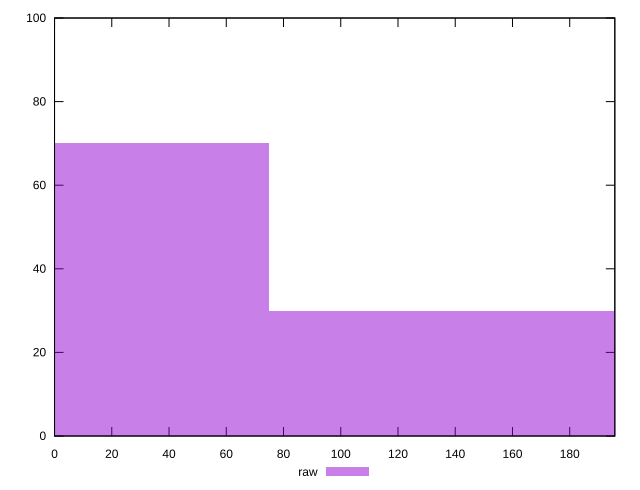

Here is the gnuplot script that generated this plot:
reset

$raw <<EOF
149.66221057835736 30
0 70
EOF

set key outside below
set boxwidth 149.66221057835736
set xrange [0:195.75699996948242]
set yrange [0:100]
set trange [0:100]
set style fill transparent solid 0.5 noborder
set terminal svg size 640, 490 enhanced background rgb 'white'
set output "report_0_00242021-02-20T12:25:28.543Z/uses-rel-preconnect/samples/pages+cached+noadtech/raw/histogram.svg"

plot $raw title "raw" with boxes

reset
